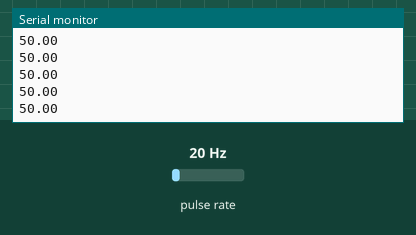
Simulated run of this sketch. Board: Arduino Uno, built with avr-gcc and run on an emulated ATmega328P. On the bench: the last lines printed to the serial monitor. Wiring (inferred from the names in the program): pulse sensor: data pin 3. The inputs (shaded band) are chosen by the test bench; at power-on: pulse rate 20 Hz.

Above: at 1.2 s.
1.3 s: pulse rate (sensor on pin 3) set to 4 Hz
At 2.4 s:
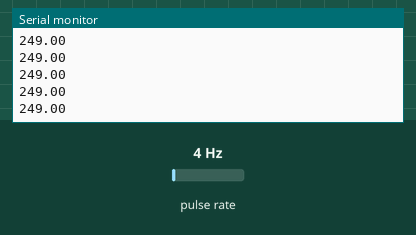
2.8 s: pulse rate (sensor on pin 3) set to 50 Hz
At 3.9 s:
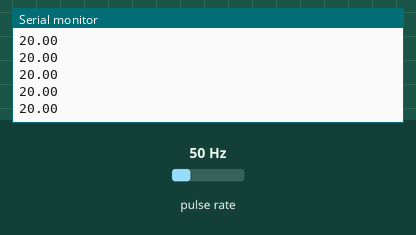
Timing chart, 0 to 5.8 s (numbered marks = the images above; inputs shaded):
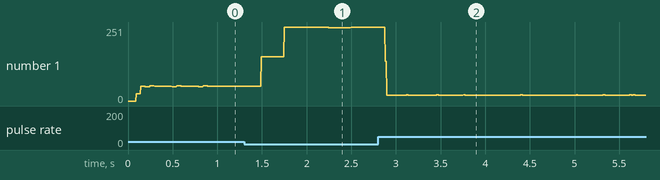

Measured:
- after the input at 1.3 s, the serial monitor: prints a new line after 0.19 s (image 1)
- after the input at 2.8 s, the serial monitor: prints a new line after 0.08 s (image 2)
- plotted number 1: 50 → 250 after the input at 1.3 s, 250 → 20 after the input at 2.8 s

The sketch:

anemometro.ino
```cpp
// Prueba Anemometro


// Pin 3 conectado a anemometro -> pinAnemometro:
int pinAnemometro = 3;

// Tiempo entre pulsos del anemometro usado para calcular la velocidad del tiempo medida
unsigned long tAnemometro = 0;
float periodoAne = 0;

// the setup routine runs once when you press reset:
void setup() {
  // initialize serial communication at 9600 bits per second:
  Serial.begin(9600);
  // make the pinAnemometro's pin an input:
  pinMode(pinAnemometro, INPUT);

  //Activamos interrupcion
  attachInterrupt(digitalPinToInterrupt(pinAnemometro), anemometro, FALLING);
}

// the loop routine runs over and over again forever:
void loop() {
  // read the input pin:
  //int buttonState = digitalRead(pinAnemometro);
  // print out the state of the button:
  Serial.println(periodoAne);
  delay(1);        // delay in between reads for stability
}

void anemometro() {
  periodoAne = float(millis()-tAnemometro);
  tAnemometro = millis();
}
```
